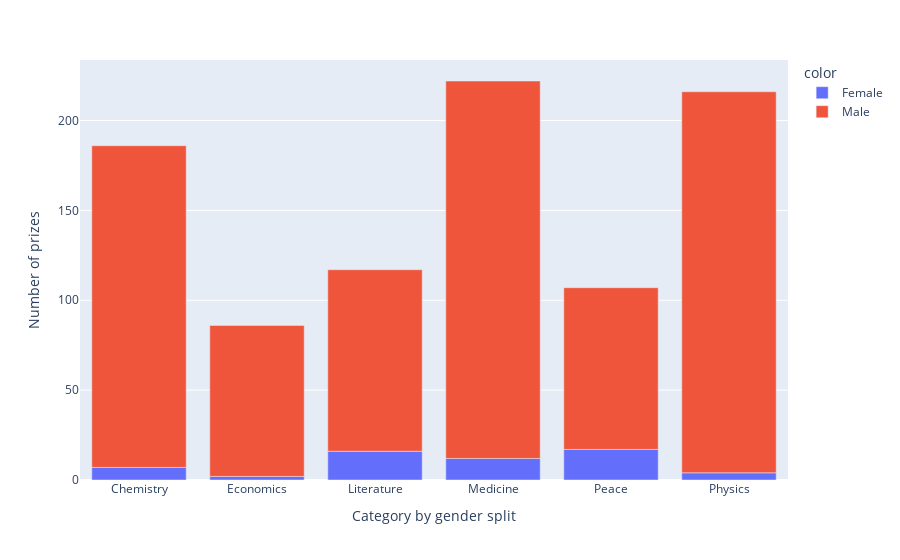

Notebook cell for this chart:
### Code cell
prize_bar = px.bar(labels=category_gender.category, x=category_gender.category, 
                   color=category_gender.sex, y=category_gender.prize)
prize_bar.update_layout(xaxis_title='Category by gender split', yaxis_title='Number of prizes')

### Figure 1 — Plotly figure (JSON) as saved in the notebook; plotly's stock layout.template omitted (floating-point values rounded to 4 significant figures)
{"data": [{"alignmentgroup": "True", "hovertemplate": "color=Female<br>x=%{x}<br>y=%{y}<extra></extra>", "legendgroup": "Female", "marker": {"color": "#636efa", "pattern": {"shape": ""}}, "name": "Female", "offsetgroup": "Female", "orientation": "v", "showlegend": true, "textposition": "auto", "type": "bar", "x": ["Chemistry", "Economics", "Literature", "Medicine", "Peace", "Physics"], "xaxis": "x", "y": [7, 2, 16, 12, 17, 4], "yaxis": "y"}, {"alignmentgroup": "True", "hovertemplate": "color=Male<br>x=%{x}<br>y=%{y}<extra></extra>", "legendgroup": "Male", "marker": {"color": "#EF553B", "pattern": {"shape": ""}}, "name": "Male", "offsetgroup": "Male", "orientation": "v", "showlegend": true, "textposition": "auto", "type": "bar", "x": ["Chemistry", "Economics", "Literature", "Medicine", "Peace", "Physics"], "xaxis": "x", "y": [179, 84, 101, 210, 90, 212], "yaxis": "y"}], "layout": {"barmode": "relative", "legend": {"title": {"text": "color"}, "tracegroupgap": 0}, "margin": {"t": 60}, "xaxis": {"anchor": "y", "domain": [0, 1], "title": {"text": "Category by gender split"}}, "yaxis": {"anchor": "x", "domain": [0, 1], "title": {"text": "Number of prizes"}}}}
